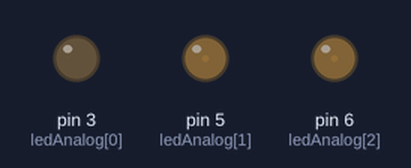
A sketch run on a simulated Arduino Uno, built with avr-gcc and run on an emulated ATmega328P. Parts: output pins drawn as LEDs (lit = HIGH).

Above: at 2.6 s.
At 4.45 s:
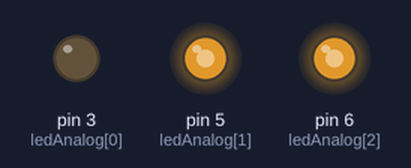
At 6.3 s:
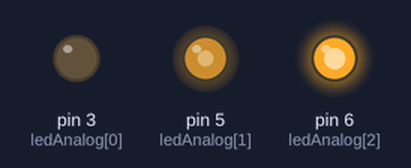
At 10.05 s:
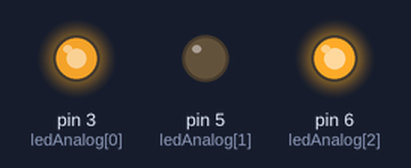
At 13.75 s:
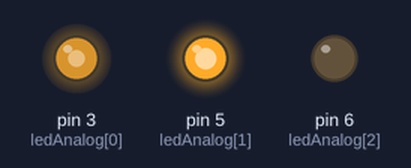
At 17.5 s:
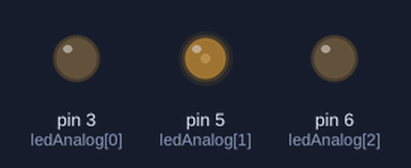
Timing chart, 0 to 20.3 s (numbered marks = the images above):
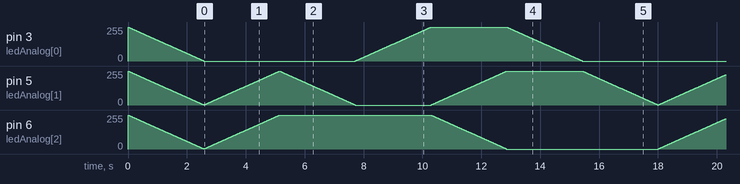

The sketch:

RGB_led.ino
```cpp
/*
 * RGB Led control via Arduino PWM pins
 * Applied from http://www.instructables.com/id/RGB-LED-Tutorial-using-an-Arduino-RGBL/
 */

// defining the analog pins we're going to use
 int ledAnalog[] = {3, 5, 6};

// pre-defined colors
const byte RED[] = {255, 0, 0};
const byte ORANGE[] = {83, 4, 0};
const byte YELLOW[] = {255, 255, 0};
const byte GREEN[] = {0, 255, 0};
const byte BLUE[] = {0, 0, 255};
const byte INDIGO[] = {4, 0, 19};
const byte VIOLET[] = {23, 0, 22};
const byte CYAN[] = {0, 255, 255};
const byte MAGENTA[] = {255, 0, 255};
const byte WHITE[] = {255, 255, 255};
const byte BLACK[] = {0, 0, 0};
const byte PINK[] = {158, 4, 79};


void setup(){
  for(int i = 0; i < 3; i++)
  {
    pinMode(ledAnalog[i], OUTPUT);
  }
  setColor(ledAnalog, BLACK);
  fadeToColor(ledAnalog, BLACK, WHITE, 10);
}

void loop() {
  fadeToColor(ledAnalog, WHITE, RED, 10);
  fadeToColor(ledAnalog, RED, YELLOW, 10);
  fadeToColor(ledAnalog, YELLOW, GREEN, 10);
  fadeToColor(ledAnalog, GREEN, BLUE, 10);
  fadeToColor(ledAnalog, BLUE, MAGENTA, 10);
  fadeToColor(ledAnalog, MAGENTA, WHITE, 10);
}

void setColor(int* led, byte* color)
{
  for(int i = 0; i < 3; i++)
  {
    //iterate through each of the three pins (red green blue)
    analogWrite(led[i], 255 - color[i]);
    //set the analog output value of each pin to the input value (ie led[0] (red pin) to 255- color[0] (red input color)
    //we use 255 - the value because our RGB LED is common anode, this means a color is full on when we output analogWrite(pin, 0)
    //and off when we output analogWrite(pin, 255).
  }
}

/* A version of setColor that takes a predefined color (neccesary to allow const int pre-defined colors */
void setColor(int* led, const byte* color)
{
  byte tempByte[] = {color[0], color[1], color[2]};
  setColor(led, tempByte);
}


void fadeToColor(int* led, byte* startColor, byte* endColor, int fadeSpeed)
{
  // calculate color difference
  int changeRed = endColor[0] - startColor[0];
  int changeGreen = endColor[1] - startColor[1];
  int changeBlue = endColor[2] - startColor[2];

  // calculate steps
  int steps = max(abs(changeRed),max(abs(changeGreen), abs(changeBlue)));

  //iterate for the channel with the maximum change
  for(int i = 0 ; i < steps; i++)
  {
    // calculate new RGB values & assign it
    byte newRed = startColor[0] + (i * changeRed / steps);
    byte newGreen = startColor[1] + (i * changeGreen / steps);
    byte newBlue = startColor[2] + (i * changeBlue / steps);
    byte newColor[] = {newRed, newGreen, newBlue};
    setColor(led, newColor);
    // fadeSpeed as delay, not quite right
    delay(fadeSpeed);
  }
  //The LED should be at the endColor but set to endColor to avoid rounding errors
  setColor(led, endColor);
}

/* A version of fadeToColor that takes predefined colors (neccesary to allow const int pre-defined colors */
void fadeToColor(int* led, const byte* startColor, const byte* endColor, int fadeSpeed)
{
  byte tempByte1[] = {startColor[0], startColor[1], startColor[2]};
  byte tempByte2[] = {endColor[0], endColor[1], endColor[2]};
  fadeToColor(led, tempByte1, tempByte2, fadeSpeed);
}
```
